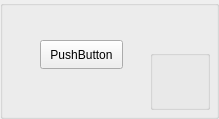
       <widget class="QGroupBox" name="groupBox_p109">
        <property name="enabled">
         <bool>true</bool>
        </property>
        <property name="minimumSize">
         <size>
          <width>170</width>
          <height>100</height>
         </size>
        </property>
        <property name="title">
         <string/>
        </property>
        <widget class="QPushButton" name="pushButton_p109">
         <property name="geometry">
          <rect>
           <x>40</x>
           <y>40</y>
           <width>83</width>
           <height>29</height>
          </rect>
         </property>
         <property name="text">
          <string>PushButton</string>
         </property>
        </widget>
        <widget class="QGroupBox" name="groupBox_p109info">
         <property name="geometry">
          <rect>
           <x>150</x>
           <y>50</y>
           <width>60</width>
           <height>60</height>
          </rect>
         </property>
         <property name="title">
          <string/>
         </property>
         <widget class="QLabel" name="label_p109attack">
          <property name="geometry">
           <rect>
            <x>0</x>
            <y>0</y>
            <width>30</width>
            <height>30</height>
           </rect>
          </property>
          <property name="text">
           <string/>
          </property>
         </widget>
         <widget class="QLabel" name="label_p109hp">
          <property name="geometry">
           <rect>
            <x>30</x>
            <y>0</y>
            <width>30</width>
            <height>30</height>
           </rect>
          </property>
          <property name="text">
           <string/>
          </property>
         </widget>
         <widget class="QLabel" name="label_p109mobility">
          <property name="geometry">
           <rect>
            <x>0</x>
            <y>30</y>
            <width>30</width>
            <height>30</height>
           </rect>
          </property>
          <property name="text">
           <string/>
          </property>
         </widget>
         <widget class="QLabel" name="label_p109range">
          <property name="geometry">
           <rect>
            <x>30</x>
            <y>30</y>
            <width>30</width>
            <height>30</height>
           </rect>
          </property>
          <property name="text">
           <string/>
          </property>
         </widget>
        </widget>
        <widget class="QLabel" name="label_p109type">
         <property name="geometry">
          <rect>
           <x>60</x>
           <y>40</y>
           <width>30</width>
           <height>30</height>
          </rect>
         </property>
         <property name="styleSheet">
          <string notr="true"/>
         </property>
         <property name="text">
          <string/>
         </property>
        </widget>
       </widget>
